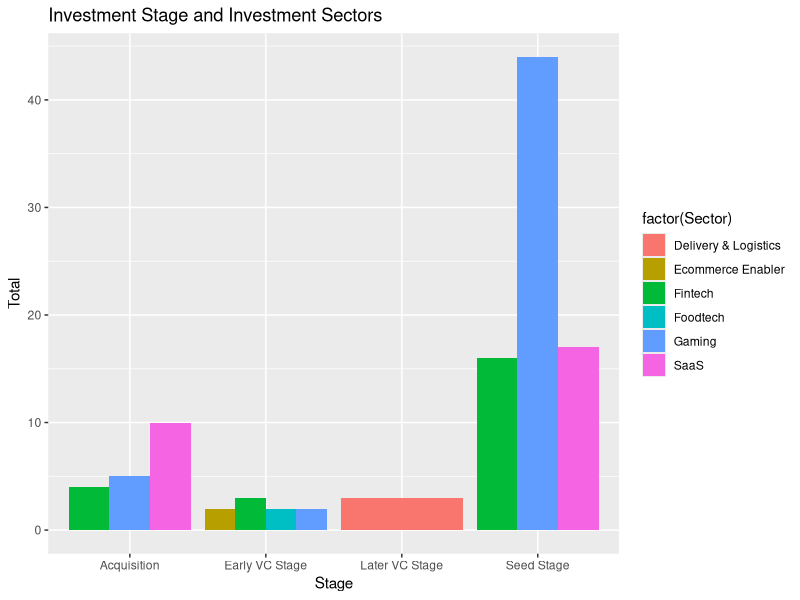
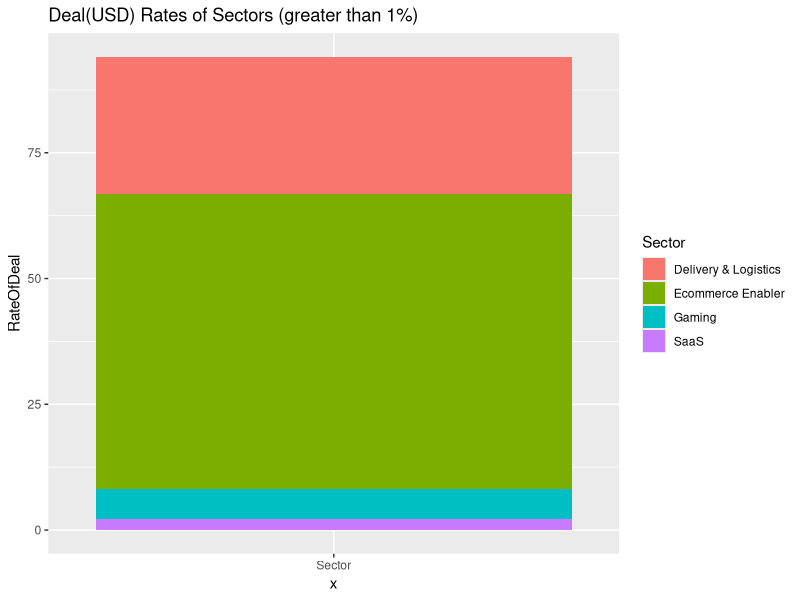
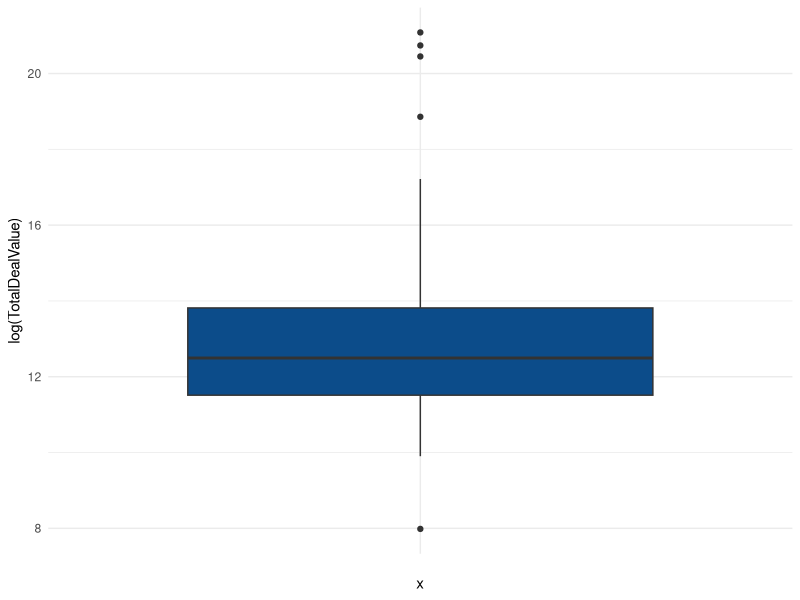
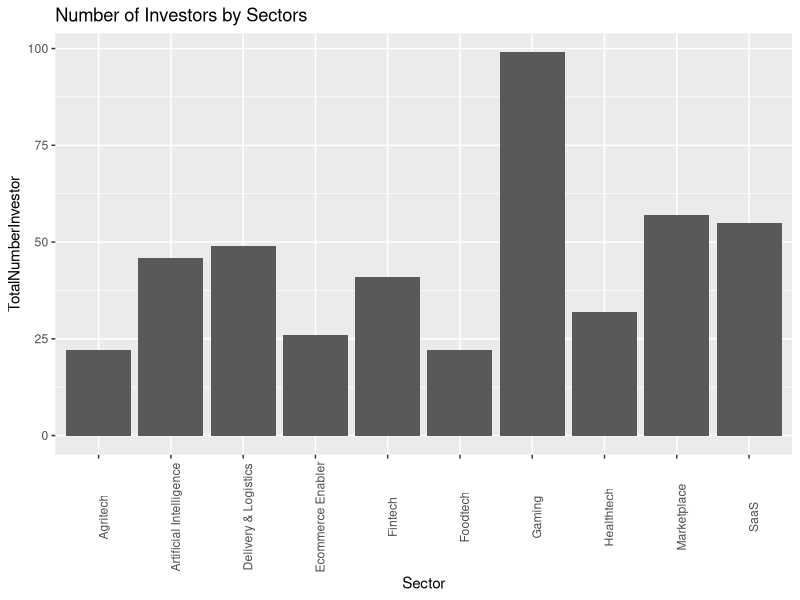
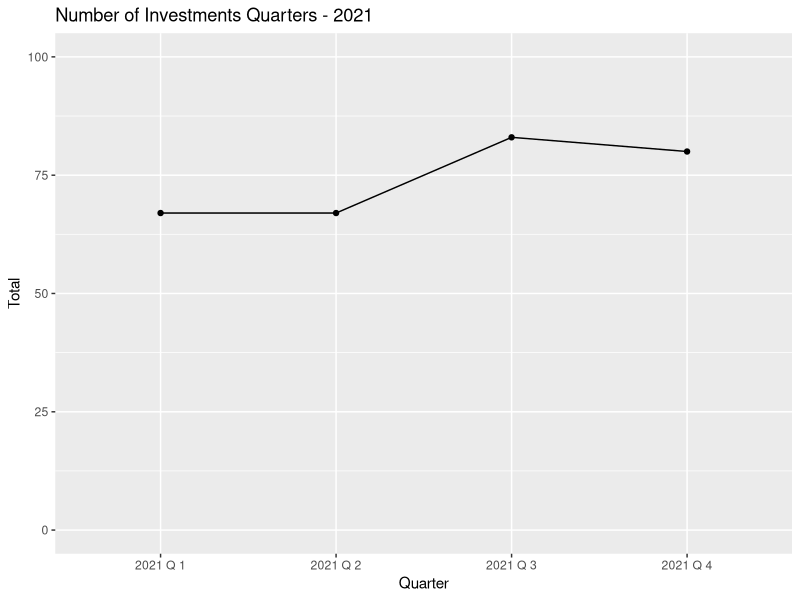
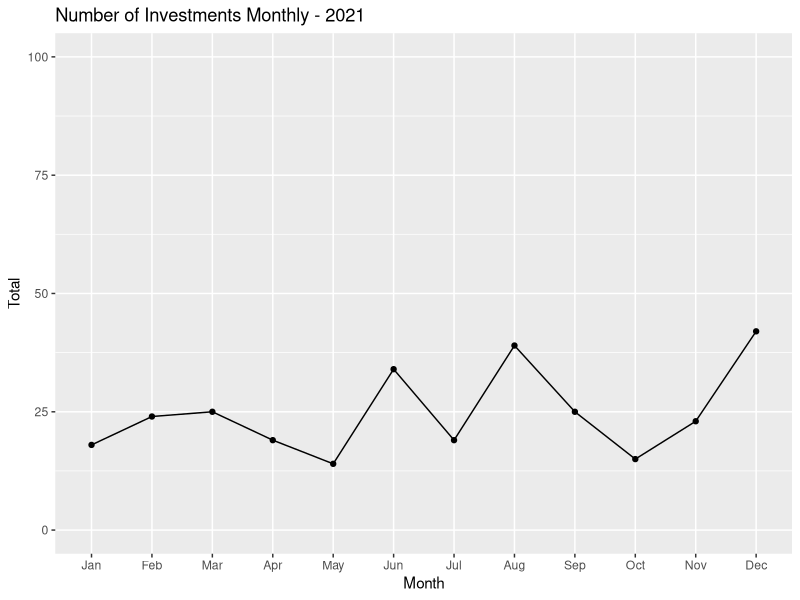
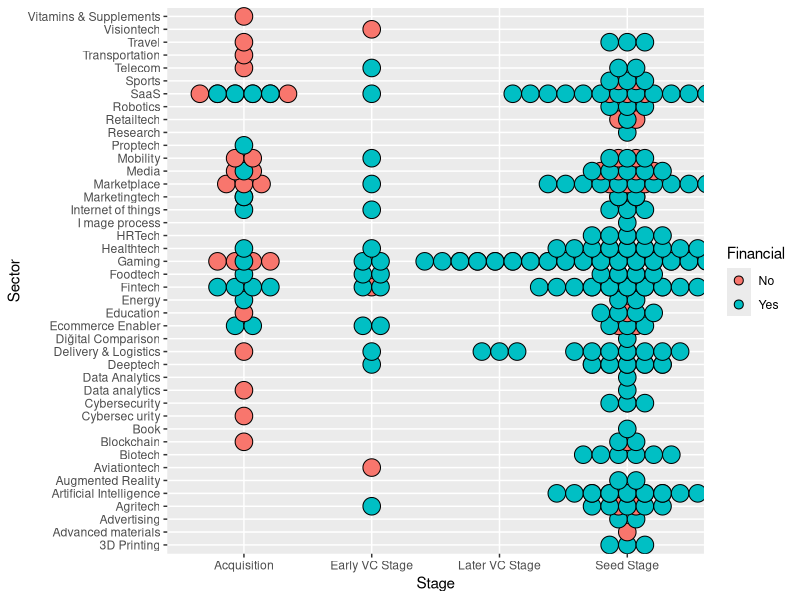

Write R code to recreate these figures, in order.
## ---- chunk 1
knitr::opts_chunk$set(warning = FALSE)
Sys.setlocale(locale = "en_US.UTF-8")
options(dplyr.summarise.inform = FALSE)
## ---- chunk 2
library(readxl)
library(lubridate)
library(dplyr)
library(tidyverse)
library(ggplot2)
## ---- chunk 3
data = read_excel("data//startup_deals_2021.xlsx")
## ---- chunk 4

data <- data %>% 
  rename(Stage = 'Investment Stage',
         Company = 'Target Company',
         DealValue = 'Deal Value (USD)',
         Financial = 'Financial Investor',
         Date = 'Announcement Date',
         Origin ="Investor's Origin",
         Stake = "Stake (%)"
  )
colnames(data)
## ---- chunk 5
options(scipen=999)
data$DealValue <- suppressWarnings(as.numeric(data$DealValue))

data$Date <- my(data$Date)


data <- data %>% 
  mutate(Stake = str_replace_all(Stake, "%", ""))
data$Stake <- suppressWarnings(as.numeric(data$Stake))
sapply(data, class)

## ---- chunk 6
data_incons <- data %>%
  filter(Sector %in% c('Diğital Comparison',
'Artificial intelligence',
'Cybersec urity',
'Telecpm',
'Artificial Intelligence',
'B lockchain'
))
unique(data_incons$Sector)
## ---- chunk 7
data$Sector[data$Sector == 'Artificial intelligence'] <- 'Artificial Intelligence'
data$Sector[data$Sector == 'Telecpm'] <- 'Telecom'
data$Sector[data$Sector == 'B lockchain'] <- 'Blockchain'
data$Sector[data$Sector == 'Diğital '] <- 'Dijital'
data$Sector[data$Sector == 'Cybersec urity '] <- 'Cybersecurity'
data$Sector[data$Sector == 'Ecommerce enabler'] <- 'Ecommerce Enabler'
data$sector[data$Sector == 'I mage process'] <- 'Image process'
## ---- chunk 8
knitr::kable(head(data))

## ---- chunk 9
sector_stage <- data %>%
  group_by(Stage,Sector) %>%
  summarise(Total = n()) %>% 
  arrange(desc(Total)) %>%
  slice_max(Total,n=3)
knitr::kable(sector_stage)

## ---- chunk 10
ggplot(data=sector_stage, aes(x=Stage, y=Total, fill=factor(Sector))) +
  geom_bar(position="dodge",stat="identity") + 
  ggtitle("Investment Stage and Investment Sectors")

## ---- chunk 11

df1 <-  data %>%
  mutate(TotalDeal = sum(DealValue,na.rm = TRUE))

 
df2 <- df1 %>%
  group_by(Sector) %>%
  summarise(RateOfDeal=(sum(DealValue,na.rm = TRUE)/TotalDeal)*100) %>%
  arrange(desc(RateOfDeal)) 
  

knitr::kable(head(unique(df2)))
## ---- chunk 12
df3 <- df2 %>% filter(RateOfDeal>1)
df3 <- unique(df3)
ggplot(df3, aes(x="Sector", y=RateOfDeal, fill=Sector))+
geom_bar(width = 1, stat = "identity") +
  ggtitle("Deal(USD) Rates of Sectors (greater than 1%)")
## ---- chunk 13
df <-  data %>%
  group_by(Company,Sector) %>%
  summarise(Total=n(),TotalDealValue=sum(DealValue))  %>%
  arrange(desc(TotalDealValue))

ggplot(df) +
  aes(x = "", y = log(TotalDealValue)) +
  geom_boxplot(fill = "#0c4c8a") +
  theme_minimal()

## ---- chunk 14

lower_bound <- quantile(df$TotalDealValue, 0.01,na.rm = TRUE)
upper_bound <- quantile(df$TotalDealValue, 0.99,na.rm = TRUE)

upper_outlier_ind <- which(df$TotalDealValue > upper_bound)


knitr::kable(df[upper_outlier_ind, ],caption = "Companies Making Difference")

## ---- chunk 15
Stage <- data %>% group_by(Company,Stage) %>%
  summarise(Investment_Count = n(),
  TotalDealValue=sum(DealValue)          
  )

Stage_v2 <- Stage %>% group_by(Company) %>%
  summarise(StageCount = n())

filter(Stage_v2,StageCount>1)

Morethanonestage <-data %>%
                    select(Company,Sector,DealValue,Date,Stage) %>%
                    filter(Company == "Getir" | Company == "Servislet") 

knitr::kable(Morethanonestage,caption = "Companies which invested in different stages")
## ---- chunk 16
data_investor <- mutate(data,
       investor_number = sapply(strsplit(as.character(data$Investor), ","), length))

investor_gg <- data_investor %>%
  group_by(Sector) %>%
  summarise(TotalNumberInvestor=sum(investor_number))  %>%
  arrange(desc(TotalNumberInvestor)) %>%
  slice_max(TotalNumberInvestor,n=10)

ggplot(data=investor_gg, aes(x=Sector, y=TotalNumberInvestor)) +
  geom_bar(position="dodge",stat="identity") + 
  ggtitle("Number of Investors by Sectors") +
  theme(axis.text.x = element_text(angle = 90))

## ---- chunk 17

data_inv_origin <- mutate(data,
       origin_number = sapply(strsplit(as.character(data$Origin), ","), length)) 

inv_or_sec <- data_inv_origin %>%
  group_by(Sector) %>%
  summarise(MaxOriginNumber = max(origin_number),MeanOriginNumber = mean(origin_number)) %>%
  filter(MaxOriginNumber>1) %>%
  arrange(desc(MaxOriginNumber)) %>%
  top_n(5)

 
knitr::kable(inv_or_sec)
## ---- chunk 18

df1 <- data %>%
  group_by(Sector) %>%
  summarise(
    Total = n(),
    Financial = sum(Financial == "Yes")
  ) %>%
  mutate(FinancialInvestorPercentage =(Financial/Total)*100 ) %>%
  filter(Total>1) %>%
  arrange(desc(Financial),desc(FinancialInvestorPercentage))

knitr::kable(head(df1,10))
## ---- chunk 19
df <-  data %>%
  mutate(Month = month(data$Date, label=TRUE)) %>%
  mutate(Quarter = paste("2021 Q", quarter(data$Date)))  %>%
  group_by(Quarter) %>%
  summarise(Total=n())%>%
  arrange(Quarter) 

ggplot(data=df, aes(x=Quarter, y=Total, group=1)) +
  geom_line()+
  geom_point() +
  ylim(0,100) +
  ggtitle("Number of Investments Quarters - 2021")


## ---- chunk 20
df1 <-  data %>%
  mutate(Month = month(data$Date, label=TRUE)) %>%
  group_by(Month) %>%
  summarise(Total=n())%>%
  arrange(Month) 

ggplot(data=df1, aes(x=Month, y=Total, group=1)) +
  geom_line()+
  geom_point() +
  ylim(0,100) +
  ggtitle("Number of Investments Monthly - 2021")
## ---- chunk 21
  ggplot(data,aes(x = Stage, y=Sector, fill = Financial)) +
    geom_dotplot(binaxis = "y", stackdir = "center")
